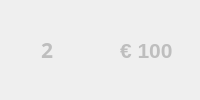
       <widget class="QFrame" name="stage2">
        <property name="enabled">
         <bool>false</bool>
        </property>
        <layout class="QHBoxLayout" name="stage_2">
         <item>
          <spacer name="horizontalSpacer_4">
           <property name="orientation">
            <enum>Qt::Horizontal</enum>
           </property>
           <property name="sizeType">
            <enum>QSizePolicy::Fixed</enum>
           </property>
           <property name="sizeHint" stdset="0">
            <size>
             <width>30</width>
             <height>20</height>
            </size>
           </property>
          </spacer>
         </item>
         <item>
          <widget class="QLabel" name="label_3">
           <property name="maximumSize">
            <size>
             <width>12</width>
             <height>16777215</height>
            </size>
           </property>
           <property name="font">
            <font>
             <family>OpenSymbol</family>
             <pointsize>16</pointsize>
             <weight>75</weight>
             <bold>true</bold>
            </font>
           </property>
           <property name="text">
            <string>2</string>
           </property>
          </widget>
         </item>
         <item>
          <spacer name="horizontalSpacer_31">
           <property name="orientation">
            <enum>Qt::Horizontal</enum>
           </property>
           <property name="sizeType">
            <enum>QSizePolicy::Fixed</enum>
           </property>
           <property name="sizeHint" stdset="0">
            <size>
             <width>20</width>
             <height>20</height>
            </size>
           </property>
          </spacer>
         </item>
         <item>
          <widget class="QWidget" name="widget" native="true">
           <property name="maximumSize">
            <size>
             <width>15</width>
             <height>15</height>
            </size>
           </property>
           <property name="styleSheet">
            <string notr="true">border-image:url(:/images/counter_gem.png);</string>
           </property>
          </widget>
         </item>
         <item>
          <spacer name="horizontalSpacer_32">
           <property name="orientation">
            <enum>Qt::Horizontal</enum>
           </property>
           <property name="sizeType">
            <enum>QSizePolicy::Fixed</enum>
           </property>
           <property name="sizeHint" stdset="0">
            <size>
             <width>20</width>
             <height>20</height>
            </size>
           </property>
          </spacer>
         </item>
         <item>
          <widget class="QLabel" name="label_17">
           <property name="font">
            <font>
             <pointsize>16</pointsize>
             <weight>75</weight>
             <bold>true</bold>
            </font>
           </property>
           <property name="text">
            <string>€ 100</string>
           </property>
          </widget>
         </item>
        </layout>
       </widget>
